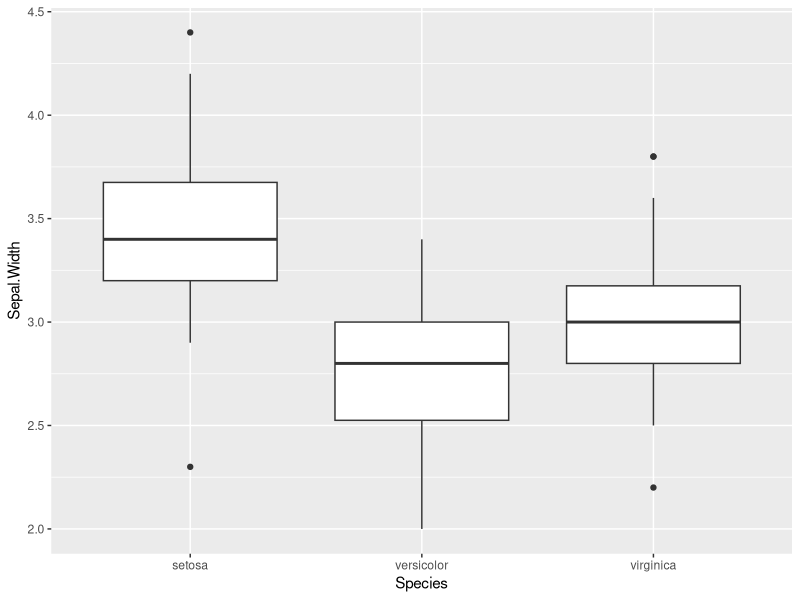
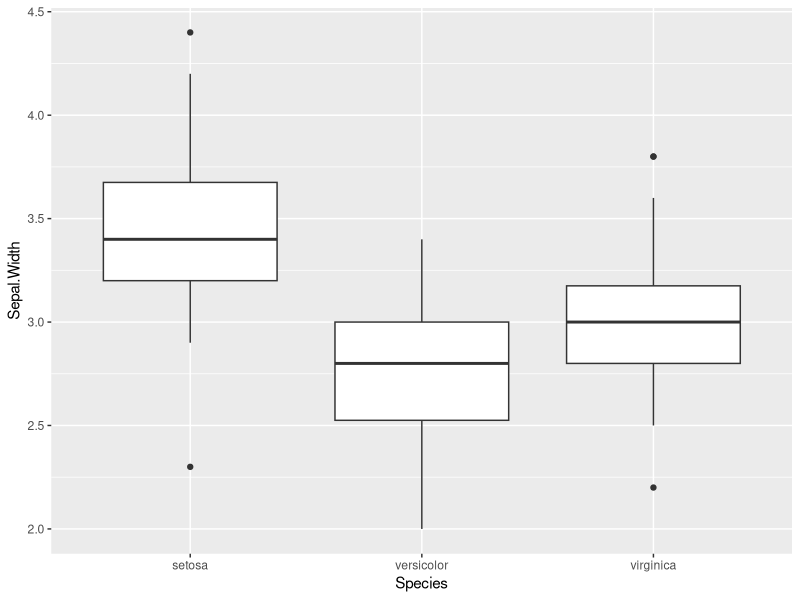

Write the R code that produced these figures, in order.
## ---- chunk 1
knitr::opts_chunk$set(echo = TRUE)
## ---- chunk 2
library(tidyverse)
chunk <- "```"
inline <- function(x = "") paste0("`` `r ", x, "` ``")

## ---- chunk 3
msg<-"Hello world"
msg
## ---- chunk 4
msg<-"Hello world"
msg
## ---- chunk 5
msg<-"Hello world"
msg
## ---- chunk 6

data(iris)

ggplot(iris, aes(x = Species, y = Sepal.Width)) + geom_boxplot()

## ---- chunk 7

data(iris)

ggplot(iris, aes(x = Species, y = Sepal.Width)) + geom_boxplot()

## ---- chunk 8
head(iris)

## ---- chunk 9
require(knitr)
kable(head(iris))

